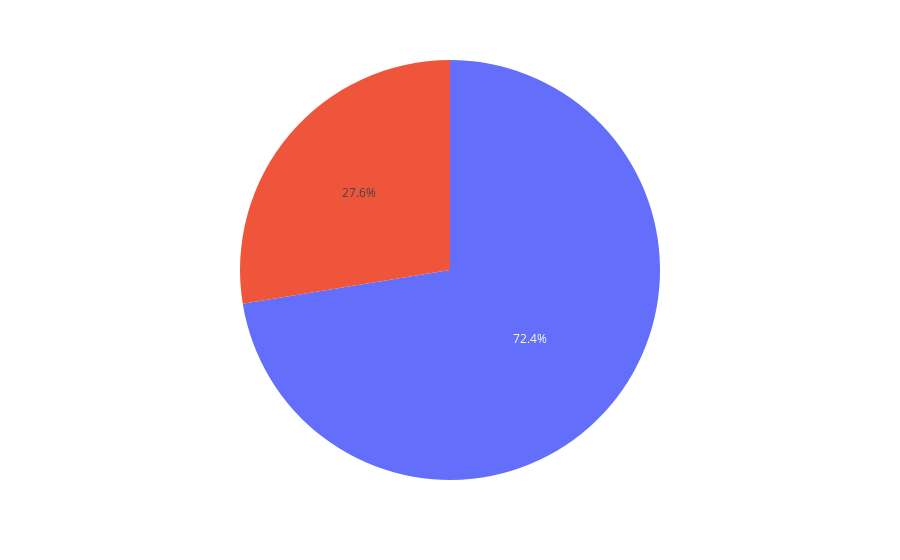

This figure's notebook cell:
### Code cell
s = df['Sex'].value_counts()
ax.pie(data_frame=s , values=s.values )

### Figure 1 — Plotly figure (JSON) as saved in the notebook; plotly's stock layout.template omitted (floating-point values rounded to 4 significant figures)
{"data": [{"domain": {"x": [0, 1], "y": [0, 1]}, "hovertemplate": "value=%{value}<extra></extra>", "legendgroup": "", "name": "", "showlegend": false, "type": "pie", "values": [195353, 74378]}], "layout": {"legend": {"tracegroupgap": 0}, "margin": {"t": 60}}}
